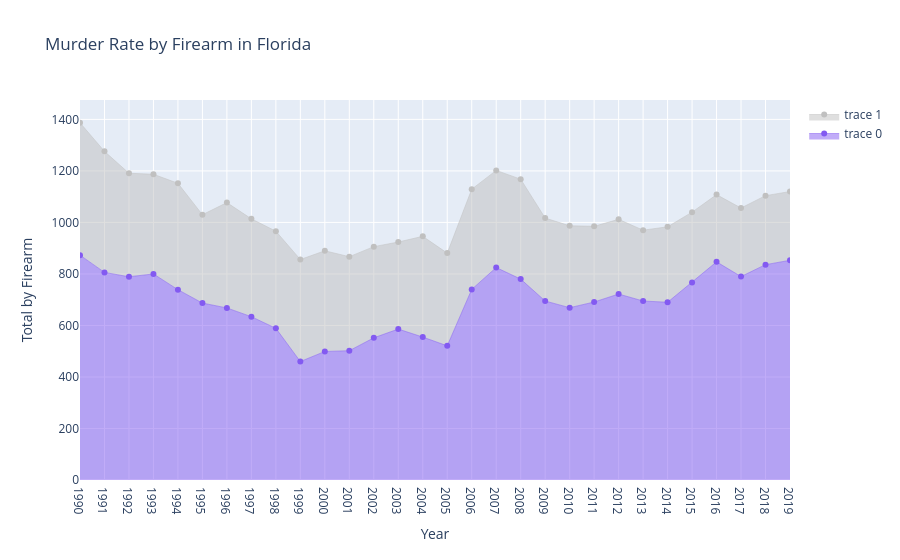

The notebook cell this image was saved under:
### Markdown cell above
# Prova de Gràfics

### Code cell
fig = go.Figure()
fig.add_trace(go.Scatter(x=df["Year"], y=df["Total by Firearm"], mode='lines+markers', line=dict(width=0.5, color='rgb(131, 90, 241)'), fill='tonexty'))
fig.add_trace(go.Scatter(x=df["Year"], y=df["Total Murders"], mode='lines+markers', line=dict(width=0.5, color='rgb(192, 192, 192)'), fill='tonexty', xaxis="x1"))
fig.update_layout(title="Murder Rate by Firearm in Florida", xaxis_title="Year", yaxis_title="Total by Firearm")
fig.update_xaxes(dtick=1)
fig.show()

### Figure 1 — Plotly figure (JSON) as saved in the notebook; plotly's stock layout.template omitted (floating-point values rounded to 4 significant figures)
{"data": [{"fill": "tonexty", "line": {"color": "rgb(131, 90, 241)", "width": 0.5}, "mode": "lines+markers", "type": "scatter", "x": [1990, 1991, 1992, 1993, 1994, 1995, 1996, 1997, 1998, 1999, 2000, 2001, 2002, 2003, 2004, 2005, 2006, 2007, 2008, 2009, 2010, 2011, 2012, 2013, 2014, 2015, 2016, 2017, 2018, 2019], "y": [873.0, 806.0, 789.0, 800.0, 739.0, 687.0, 668.0, 634.0, 589.0, 460.0, 499.0, 502.0, 552.0, 586.0, 555.0, 521.0, 740.0, 825.0, 780.0, 695.0, 669.0, 691.0, 722.0, 695.0, 690.0, 767.0, 847.0, 790.0, 836.0, 853.0]}, {"fill": "tonexty", "line": {"color": "rgb(192, 192, 192)", "width": 0.5}, "mode": "lines+markers", "type": "scatter", "x": [1990, 1991, 1992, 1993, 1994, 1995, 1996, 1997, 1998, 1999, 2000, 2001, 2002, 2003, 2004, 2005, 2006, 2007, 2008, 2009, 2010, 2011, 2012, 2013, 2014, 2015, 2016, 2017, 2018, 2019], "xaxis": "x", "y": [1387.0, 1276.0, 1191.0, 1187.0, 1152.0, 1030.0, 1077.0, 1014.0, 966.0, 856.0, 890.0, 867.0, 906.0, 924.0, 946.0, 881.0, 1129.0, 1202.0, 1168.0, 1017.0, 987.0, 985.0, 1012.0, 970.0, 983.0, 1040.0, 1108.0, 1056.0, 1104.0, 1120.0]}], "layout": {"title": {"text": "Murder Rate by Firearm in Florida"}, "xaxis": {"dtick": 1, "title": {"text": "Year"}}, "yaxis": {"title": {"text": "Total by Firearm"}}}}
